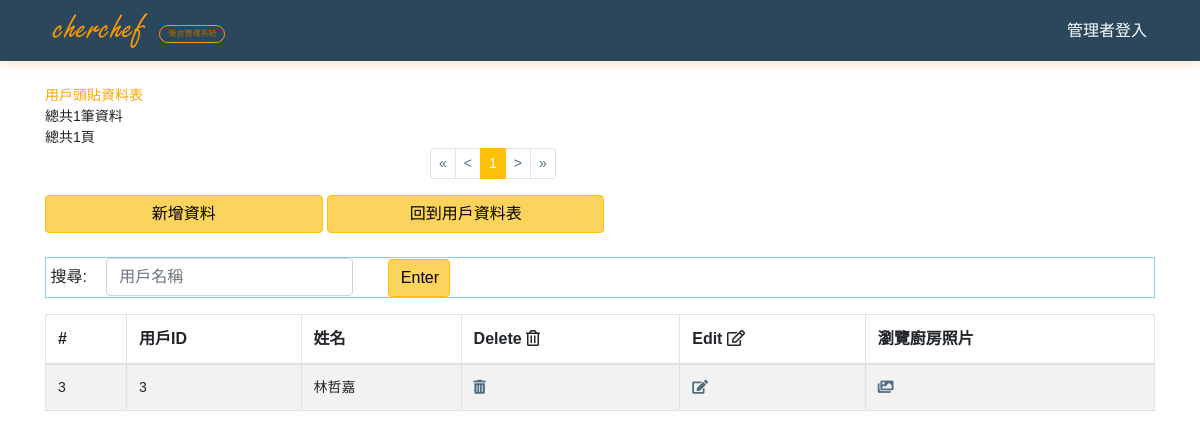
Screenshot of /Chef/clients_kitchen_pic.php with the database file from the repository.
### tables this page shows
CREATE TABLE `clients_kitchen_pics` (
  `sid` int(11) NOT NULL,
  `clients_sid` varchar(255) NOT NULL,
  `file_name` varchar(255) NOT NULL,
  `file` blob NOT NULL
);

CREATE TABLE `clients` (
  `sid` int(11) NOT NULL,
  `name` varchar(255) NOT NULL,
  `mobile` varchar(255) NOT NULL,
  `email` varchar(255) NOT NULL,
  `password` varchar(255) NOT NULL,
  `address` varchar(255) NOT NULL,
  `birthday` date NOT NULL,
  `profile_pic` varchar(255) NOT NULL,
  `kitchen_pics` varchar(255) NOT NULL
);

### Chef/clients_kitchen_pic.php (the view, shortened to what this page needs)
<?php
require __DIR__.'/connect.php';
$per_page = 10;
$page = isset($_GET['page'])? intval($_GET['page']):1;
$p_sql = "SELECT * FROM `clients` LEFT JOIN `clients_kitchen_pics` ON `clients`.`sid`=`clients_kitchen_pics`.`clients_sid`";
$p_stmt = $pdo->query($p_sql);
$all_pics = $p_stmt->fetchAll(PDO::FETCH_ASSOC);
$t_sql = "SELECT COUNT(1) FROM clients_kitchen_pics";
$t_stmt = $pdo->query($t_sql);
$total_rows = $t_stmt->fetch(PDO::FETCH_NUM)[0];
$total_pages = ceil($total_rows/$per_page);
$sql = sprintf("SELECT * FROM clients_kitchen_pics ORDER BY sid LIMIT %s, %s", ($page-1)*$per_page, $per_page);
$stmt = $pdo->query($sql);
$rows = $stmt->fetchAll(PDO::FETCH_ASSOC);
?>
<?php include __DIR__. '/_html_header.php' ?>
<?php include __DIR__. '/_navbar.php' ?>
<div class="container">
<br>
<div class="form_data_font_style" style="color:orange;">用戶頭貼資料表</div>
<div class="form_data_font_style"><?= '總共'.$total_rows.'筆資料' ?></div>
<div class="form_data_font_style"><?= '總共'.$total_pages.'頁' ?></div>
<div class ="col-md-4 center_div">
<nav aria-label="...">
  <ul class="pagination pagination-sm">
  <li class="page-item">
      <a class="page-link" href="?page=1" aria-label="Previous">
        <span aria-hidden="true">&laquo;</span></a>
    </li>
  <li class="page-item <?= $page<=1 ?'disable':''?>">
        <a class ="page-link" href="?page=<?= $page-1 ?>">&lt;</a>
  </li>
  <?php for($i=1;$i<=$total_pages;$i++): ?>
    <li class="page-item <?= $i==$page ? 'active': ''?>">
        <a class ="page-link bg-warning border-warning" href="?page=<?= $i ?>"><?= $i ?></a>
    </li>
    <?php endfor ?>
    <li class="page-item <?= $page>=$total_pages ?'disable':''?>">
    <a class ="page-link" href="?page=<?= $page+1 ?>">&gt;</a>
  </li>
  <li class="page-item">
      <a class="page-link" href="?page=<?= $total_pages ?>" aria-label="Next">
        <span aria-hidden="true">&raquo;</span>
      </a>
    </li>
  </ul>
</nav>
</div>
<div class="center_div">
  <a href="clients_kitchen_pic_insert.php"><button type="button" class="btn btn-warning  col-md-3  ">新增資料</button></a>
  <a href="clients_list.php"><button type="button" class="btn btn-warning  col-md-3  ">回到用戶資料表</button></a>
  <br>
</div>
<br>
<form name="form1" action="clients_profile_pic_search.php" method="post">
  <div class="form-group "style="border:1px solid skyblue">
    <label for="search_input" >&nbsp搜尋:</label>
    <div class="col-md-3 inline_block">
    <input type="text" class="form-control col-md-12" id="search_input" name="search_input" placeholder="用戶名稱">
    </div>
  <div class="col-md-3 inline_block">
  <button type="submit" class="btn btn-warning col-md-3" >Enter</button></div>
  </div>
<form>
<table class="table table-striped table-bordered">
<thead>
<tr>
    <th scope="col">#</th>
    <th scope="col">用戶ID</th>
    <th scope="col">姓名</th>
    <th scope="col">
        Delete <i class="far fa-trash-alt"></i>
    </th>
    <th scope="col">
        Edit <i class="far fa-edit"></i>
    </th>
    <th scope="col">瀏覽廚房照片</th>
</tr>
  </thead>
  <tbody>
  <?php foreach($rows as $row):?>
    <tr class="form_data_font_style">
      <td><?=$row['sid']?></td>
   <?php
   $stmt2 = $pdo->prepare("SELECT * FROM clients WHERE sid=?");
   $stmt2->execute([$row['clients_sid']]);
   $user = $stmt2->fetch(PDO::FETCH_ASSOC);
   ?>
        <td><?=$row['clients_sid']?></td>
      <td><?=$user['name']?></td>
     <td><a href="javascript: delete_it(<?= $row['sid'] ?>,'<?= $row['file_name']?>')"><i class="fas fa-trash-alt"></i></a></td>
     <td><a href="clients_kitchen_pic_edit.php?sid=<?= $row['sid'] ?>"><i class="fas fa-edit"></i></a></td>
      <td>
            <?php
            foreach ($all_pics as $pic) :
                if ($row['sid'] == $pic['clients_sid']) : ?>
                    <a href="/mytest/Chef_pic/kitchen_photo/<?= $pic['file_name'] ?>" data-lightbox="roadtrip+<?=$pic['clients_sid']?>"><i class="fas fa-images"></i></a>
                <?php endif;
            endforeach
            ?>
      </td>
    </tr>
<?php endforeach; ?>
  </tbody>
</table>
<br>
</div>
<?php include __DIR__. '/_html_footer.php';  ?>

### Chef/main.css (style rules this page uses)
* { font-family: 'Noto Sans TC', sans-serif; }
.center_div { margin: 0 auto; }
.table { margin: 0; }
.form_data_font_style { font-size: 14px; font-family: Arial, Helvetica, sans-serif,"微軟正黑體"; }
.inline_block { display: inline-block; }
nav a { color: white; }
table a { color: #506c80; }
.page-link { color: #506c80; }
html { margin: 0; padding: 0; width: 100% }
body { margin: 0; padding:0; width: 100%; background-size: cover; height: 100vh; display: table; }
.btn-warning { color: #000; background-color: #fbd35d !important; }

### rows the page displays
clients_kitchen_pics: sid "3", clients_sid "3", clients.name "林哲嘉"

### other values shown
$total_rows "1"
$total_pages "1"
